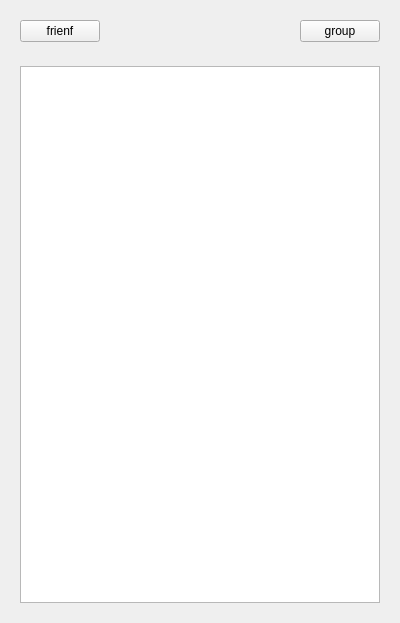
<?xml version="1.0" encoding="UTF-8"?>
<ui version="4.0">
 <class>ContactWidget</class>
 <widget class="QWidget" name="ContactWidget">
  <property name="geometry">
   <rect>
    <x>0</x>
    <y>0</y>
    <width>400</width>
    <height>623</height>
   </rect>
  </property>
  <property name="windowTitle">
   <string>Form</string>
  </property>
  <layout class="QVBoxLayout" name="verticalLayout">
   <item>
    <widget class="QWidget" name="widget" native="true">
     <layout class="QHBoxLayout" name="horizontalLayout">
      <item>
       <widget class="MyButton" name="btn_friend">
        <property name="text">
         <string>frienf</string>
        </property>
       </widget>
      </item>
      <item>
       <spacer name="horizontalSpacer">
        <property name="orientation">
         <enum>Qt::Horizontal</enum>
        </property>
        <property name="sizeHint" stdset="0">
         <size>
          <width>40</width>
          <height>20</height>
         </size>
        </property>
       </spacer>
      </item>
      <item>
       <widget class="MyButton" name="btn_group">
        <property name="text">
         <string>group</string>
        </property>
       </widget>
      </item>
     </layout>
    </widget>
   </item>
   <item>
    <widget class="QStackedWidget" name="stackedWidget">
     <property name="currentIndex">
      <number>1</number>
     </property>
     <widget class="QWidget" name="page">
      <layout class="QVBoxLayout" name="verticalLayout_2">
       <item>
        <widget class="ListWidget" name="friendList"/>
       </item>
      </layout>
     </widget>
     <widget class="QWidget" name="page_2">
      <layout class="QVBoxLayout" name="verticalLayout_3">
       <item>
        <widget class="ListWidget" name="groupList"/>
       </item>
      </layout>
     </widget>
    </widget>
   </item>
  </layout>
 </widget>
 <customwidgets>
  <customwidget>
   <class>ListWidget</class>
   <extends>QListWidget</extends>
   <header>listwidget.h</header>
  </customwidget>
  <customwidget>
   <class>MyButton</class>
   <extends>QPushButton</extends>
   <header>mybutton.h</header>
  </customwidget>
 </customwidgets>
 <resources/>
 <connections/>
</ui>
